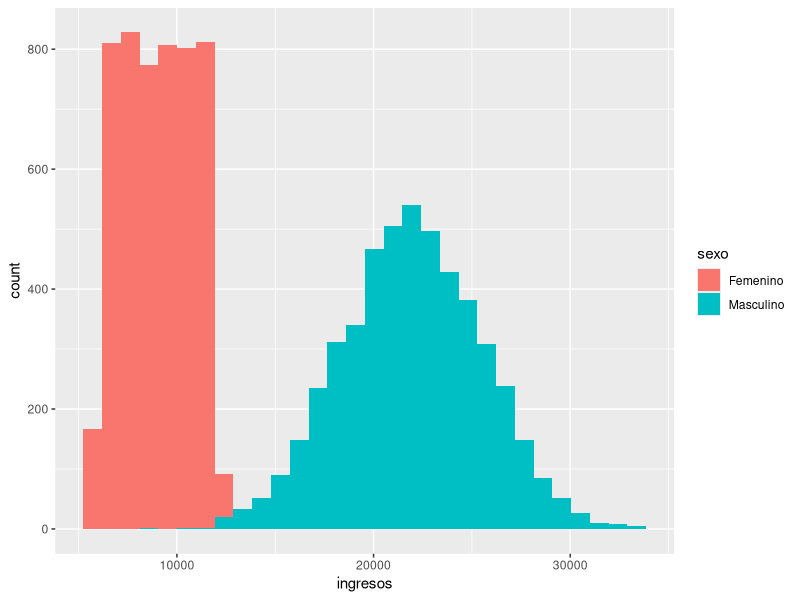
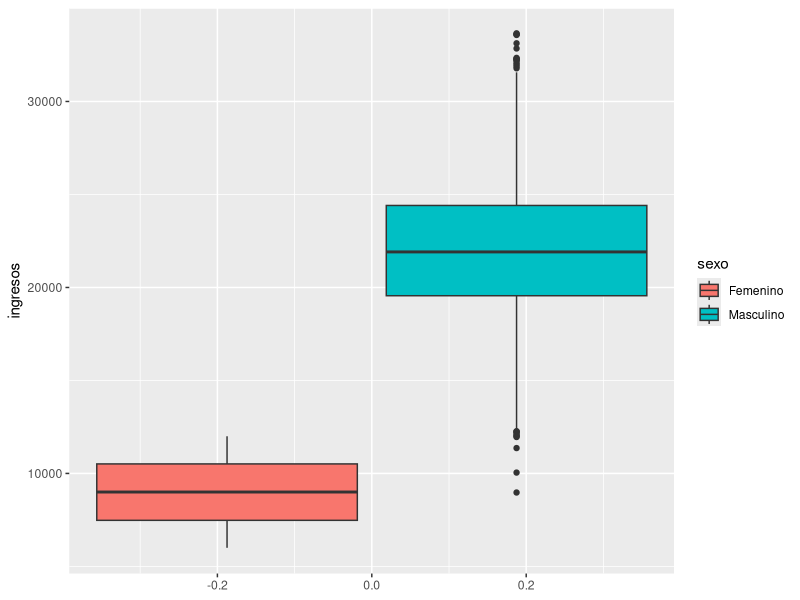

The R source for these figures, in order:
## ---- chunk 1
library(knitr)
library(ggplot2)


## ---- chunk 2
set.seed(8) # Semilla para replicar script

cantidad_datos <- 10000

edad <- sample(10:45, size = cantidad_datos, replace = TRUE)
sexo <- sample(c("Masculino","Femenino"), size = cantidad_datos, replace = TRUE)
ingresos <- ifelse(sexo == "Femenino", runif(cantidad_datos,6000,12000), rnorm(cantidad_datos,22000,3500))
tono_piel <- sample(c("Blanco","Negro","Moreno"), size = cantidad_datos, replace = TRUE)
auto <- sample(c("Si","No"), size = cantidad_datos, replace = TRUE)
casa <- sample(c("Si","No"), size = cantidad_datos, replace = TRUE)
licenciatura <- sample(c("Si","No", "Se desconoce"), size = cantidad_datos, replace = TRUE)


datos_ingresos <- data.frame(edad,sexo,ingresos,licenciatura,tono_piel,auto,casa)

kable(head(datos_ingresos,20),format="markdown",row.names=TRUE)
## ---- chunk 3
kable(tail(datos_ingresos,20),format="markdown",row.names=TRUE)
## ---- chunk 4
names(datos_ingresos)
## ---- chunk 5
str(datos_ingresos) 
## ---- chunk 6
kable(datos_ingresos[1:10,])
## ---- chunk 7
kable(datos_ingresos[1:10,1:2],format="markdown",row.names=TRUE)
## ---- chunk 8
unique_sex <- unique(datos_ingresos["sexo"]);kable(unique_sex)
## ---- chunk 9
data_femenino <- datos_ingresos[datos_ingresos["sexo"]=="Femenino",]
kable(data_femenino[1:15,],format="markdown",row.names=TRUE)
## ---- chunk 10
data_masculino_moreno <- datos_ingresos[datos_ingresos["sexo"]== "Masculino" & datos_ingresos["tono_piel"]=="Moreno",]
kable(data_masculino_moreno[1:10,],format="markdown",row.names=TRUE)
## ---- chunk 11
data_femenino_1000 <- datos_ingresos[datos_ingresos["sexo"]== "Femenino" & datos_ingresos["ingresos"]>=1000,]

kable(data_femenino_1000[1:10,],format="markdown",row.names=TRUE)
## ---- chunk 12
datos_ingresos["ingresos_us"] <- datos_ingresos["ingresos"]/20

kable(datos_ingresos[1:10,],format="markdown",row.names=TRUE)
## ---- chunk 13
hist_ingresos_sex <- ggplot( datos_ingresos,aes(x=ingresos, fill=sexo)) +
  geom_histogram(bins=30)
boxplot_ingresos_sexo <- ggplot( datos_ingresos,aes(y=ingresos, fill = sexo)) +
  geom_boxplot()
hist_ingresos_sex
boxplot_ingresos_sexo
